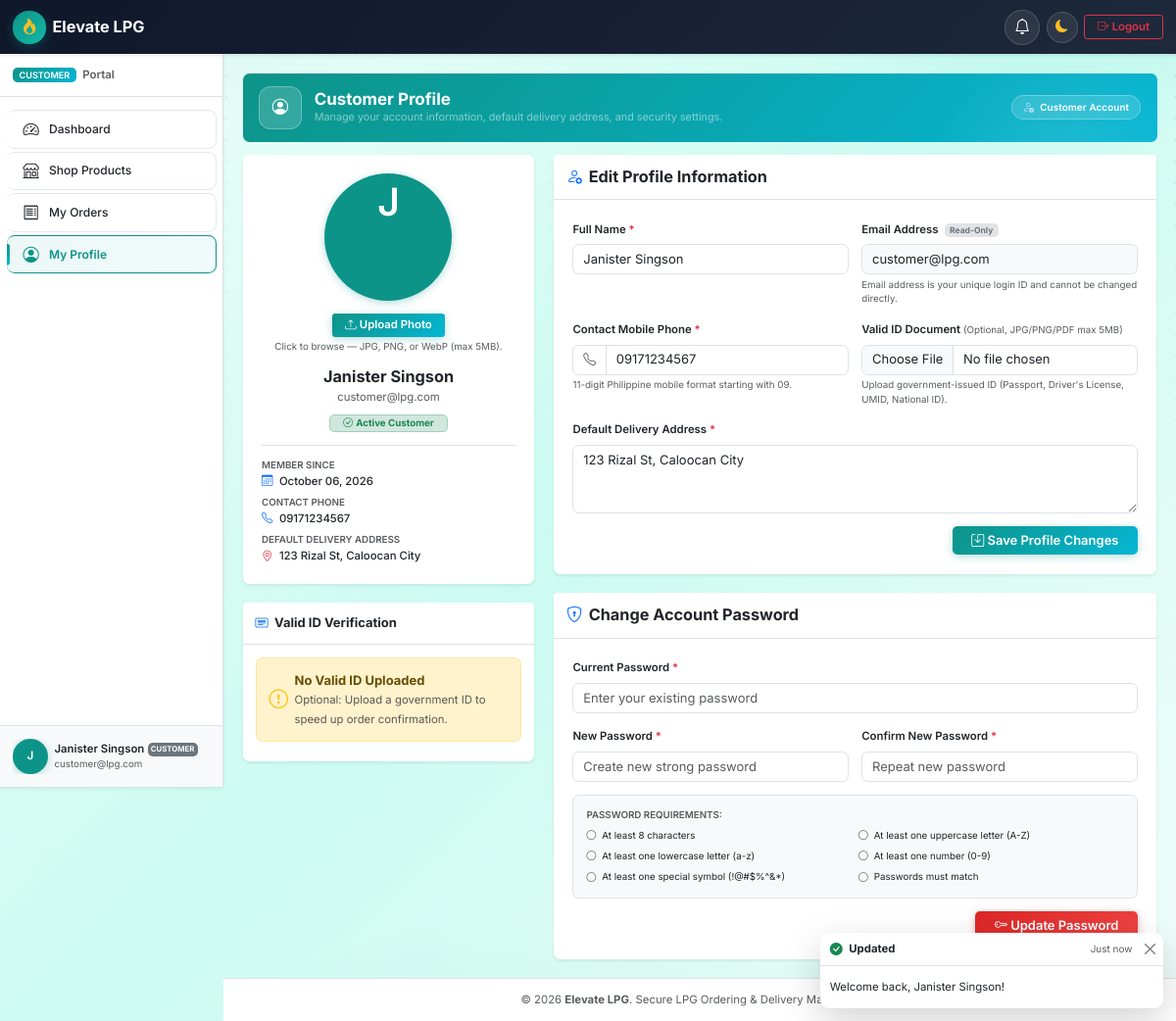
/pages/customer/profile.php (signed in), run on the app's committed database.
### tables this page shows
CREATE TABLE `users` (
  `id` int(11) NOT NULL AUTO_INCREMENT,
  `full_name` varchar(255) NOT NULL,
  `email` varchar(255) NOT NULL,
  `password` varchar(255) NOT NULL,
  `role` enum('customer','admin','rider') NOT NULL DEFAULT 'customer',
  `phone` varchar(20) NOT NULL,
  `address` text NOT NULL,
  `valid_id_path` varchar(500) DEFAULT NULL,
  `status` enum('active','inactive','suspended') NOT NULL DEFAULT 'active',
  `id_verification_status` enum('pending','approved','rejected') NOT NULL DEFAULT 'approved',
  `id_rejection_reason` varchar(500) DEFAULT NULL,
  `id_reviewed_by` int(11) DEFAULT NULL,
  `id_reviewed_at` datetime DEFAULT NULL,
  `purge_warned_at` datetime DEFAULT NULL,
  `created_at` timestamp NOT NULL DEFAULT current_timestamp(),
  `updated_at` timestamp NOT NULL DEFAULT current_timestamp() ON UPDATE current_timestamp(),
  PRIMARY KEY (`id`),
  UNIQUE KEY `email` (`email`),
  KEY `idx_role` (`role`),
  KEY `idx_status` (`status`),
  KEY `idx_verification_reviewed` (`id_verification_status`, `id_reviewed_at`)
);

### pages/customer/profile.php (the view, shortened to what the rows shown need)
<?php
require_once __DIR__ . '/../../includes/helpers.php';
require_once __DIR__ . '/../../includes/auth.php';
require_once __DIR__ . '/../../classes/User.php';
$db = Database::connect();
$userModel = new User($db);
$customerId = (int)current_user_id();
$customer = $userModel->findById($customerId);
require_once __DIR__ . '/../../templates/header.php';
?>
<div class="container-fluid px-0" id="customerProfileContainer">
    <div class="row g-4">
        <div class="col-lg-4">
            <div class="card border-0 shadow-sm text-center p-4 rounded-3 mb-4">
                <div class="mx-auto mb-3">
                    <?php if (!empty($customer['profile_picture']) && is_file(dirname(__DIR__, 2) . '/' . ltrim($customer['profile_picture'], '/'))): ?>
                        <img src="<?= e(url($customer['profile_picture'])) ?>"
                             alt="Profile picture of <?= e($customer['full_name'] ?? 'Customer') ?>"
                             class="rounded-circle shadow-sm profile-avatar-lg"
                             style="border: 4px solid #e2e8f0;">
                    <?php else: ?>
                        <div class="user-avatar-circle profile-avatar-lg" style="font-size: 3rem;">
                            <?= e(strtoupper(substr($customer['full_name'] ?? 'U', 0, 1))) ?>
                        </div>
                    <?php endif; ?>
                </div>
                <form action="<?= url('pages/customer/profile.php') ?>" method="POST" enctype="multipart/form-data" class="mb-3" id="customerAvatarForm">
                    <button type="button" class="btn btn-sm btn-primary fw-semibold px-3" id="customerAvatarBtn">
                    </button>
                    <div class="form-text extra-small">Click to browse — JPG, PNG, or WebP (max 5MB).</div>
                </form>
                <h5 class="fw-bold mb-1 text-dark"><?= e($customer['full_name'] ?? 'Customer') ?></h5>
                <p class="text-muted small mb-2"><?= e($customer['email'] ?? '') ?></p>
                <div class="mb-3">
                    <span class="badge bg-success-subtle text-success border border-success-subtle px-3 py-1">
                    </span>
                </div>
                <div class="border-top pt-3 text-start small">
                    <div class="mb-2">
                        <span class="text-muted d-block extra-small text-uppercase fw-semibold">Member Since</span>
                        <span class="fw-medium text-dark"><i class="bi bi-calendar3 me-2 text-primary"></i><?= e(format_date($customer['created_at'], 'F d, Y')) ?></span>
                    </div>
                    <div class="mb-2">
                        <span class="text-muted d-block extra-small text-uppercase fw-semibold">Contact Phone</span>
                        <span class="fw-medium text-dark"><i class="bi bi-telephone me-2 text-primary"></i><?= e($customer['phone'] ?? 'Not provided') ?></span>
                    </div>
                    <div>
                        <span class="text-muted d-block extra-small text-uppercase fw-semibold">Default Delivery Address</span>
                        <span class="fw-medium text-dark"><i class="bi bi-geo-alt me-2 text-danger"></i><?= e($customer['address'] ?? 'Not provided') ?></span>
                    </div>
                </div>
            </div>
        </div>
        <div class="col-lg-8">
            <div class="card border-0 shadow-sm rounded-3 mb-4">
                <div class="card-body p-3 p-md-4">
                    <form action="<?= url('pages/customer/profile.php') ?>" method="POST" enctype="multipart/form-data" id="customerProfileForm">
                        <div class="row g-3">
                            <div class="col-md-6">
                                <label for="full_name" class="form-label fw-semibold small text-dark">
                                    Full Name <span class="text-danger">*</span>
                                </label>
                                <input type="text"
                                       name="full_name"
                                       id="full_name"
                                       class="form-control"
                                       value="<?= e($customer['full_name'] ?? '') ?>"
                                       required>
                            </div>
                            <div class="col-md-6">
                                <label for="email" class="form-label fw-semibold small text-dark">
                                    Email Address <span class="badge bg-secondary-subtle text-secondary ms-1">Read-Only</span>
                                </label>
                                <input type="email"
                                       id="email"
                                       class="form-control bg-light"
                                       value="<?= e($customer['email'] ?? '') ?>"
                                       disabled>
                                <div class="form-text extra-small">Email address is your unique login ID and cannot be changed directly.</div>
                            </div>
                            <div class="col-md-6">
                                <div class="input-group">
                                    <span class="input-group-text bg-white"><i class="bi bi-telephone text-muted"></i></span>
                                    <input type="text"
                                           name="phone"
                                           id="phone"
                                           class="form-control"
                                           placeholder="09171234567"
                                           maxlength="11"
                                           value="<?= e($customer['phone'] ?? '') ?>"
                                           required>
                                </div>
                            </div>
                            <div class="col-12">
                                <label for="address" class="form-label fw-semibold small text-dark">
                                    Default Delivery Address <span class="text-danger">*</span>
                                </label>
                                <textarea name="address"
                                          id="address"
                                          rows="3"
                                          class="form-control"
                                          placeholder="House/Unit #, Street Name, Barangay, Municipality/City, Province, Landmark"
                                          required><?= e($customer['address'] ?? '') ?></textarea>
                            </div>
                        </div>
                    </form>
                </div>
            </div>
        </div>
    </div>
</div>
<?php
require_once __DIR__ . '/../../templates/footer.php';
?>

### data on the page
users: full_name "J", full_name "Janister Singson", email "customer@lpg.com", created_at "October 06, 2026", phone "09171234567", address "123 Rizal St, Caloocan City"

### other printed values
$appName "Elevate LPG"
$role "CUSTOMER"
$item['label'] "Dashboard"
$item['label'] "Shop Products"
$item['label'] "My Orders"
$item['label'] "My Profile"
$initial "J"
$userName "Janister Singson"
$userEmail "customer@lpg.com"
